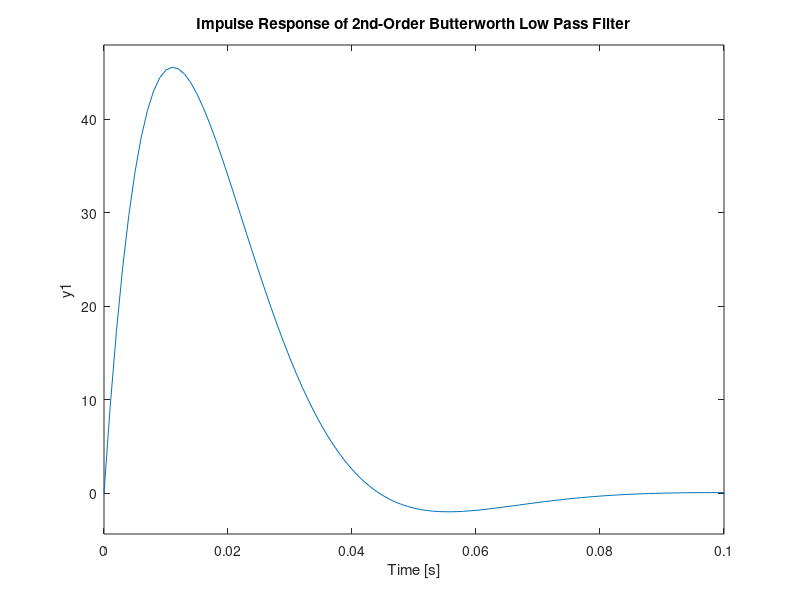
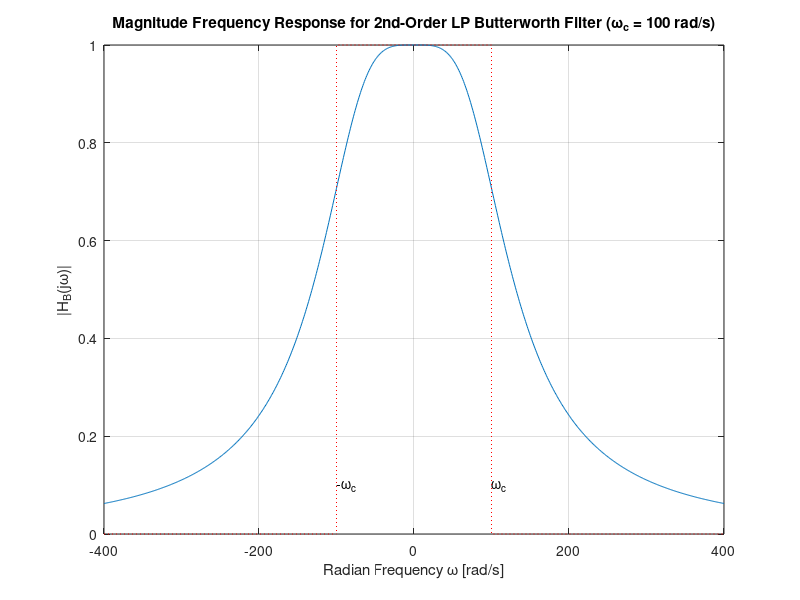
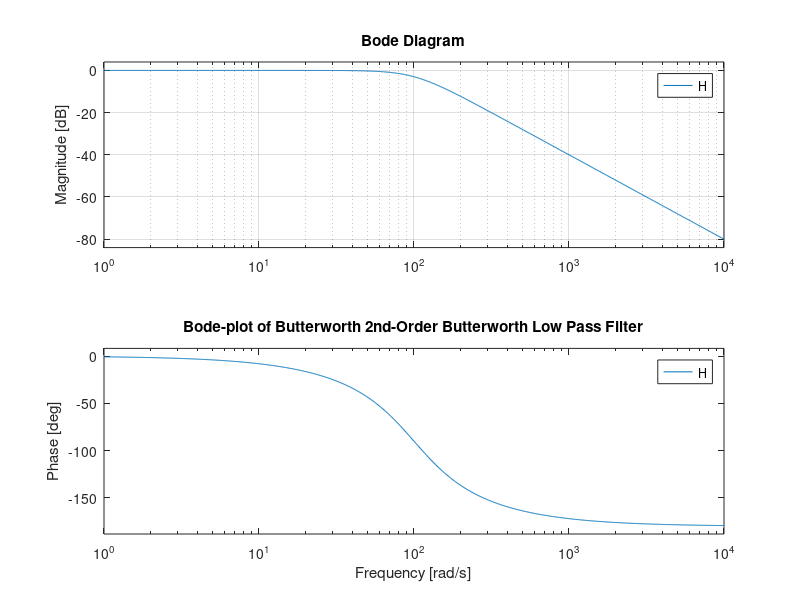
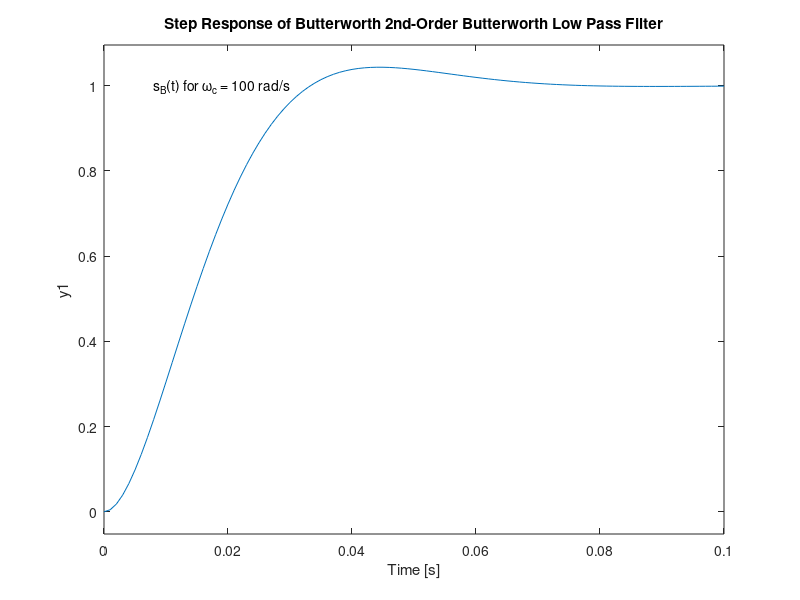

The MATLAB source for these figures, in order:
%% 2nd-Order LP Butterworth responses
%
% Prepared for EG-247 Signals and Systems
% by Dr Chris P. Jobling
wc = 100;
% Transfer function
H = tf(wc^2,[1, wc*sqrt(2), wc^2])
%% Impulse response
impulse(H,0.1)
grid
title('Impulse Response of 2nd-Order Butterworth Low Pass Filter')
%% Magnitude frequency response
figure
w = -400:400;
mHlp = 1./(sqrt(1 + (w./wc).^4));
plot(w,mHlp)
grid
ylabel('|H_B(j\omega)|')
title('Magnitude Frequency Response for 2nd-Order LP Butterworth Filter (\omega_c = 100 rad/s)')
xlabel('Radian Frequency \omega [rad/s]')
text(100,0.1,'\omega_c')
text(-100,0.1,'-\omega_c')
hold on
plot([-400,-100,-100,100,100,400],[0,0,1,1,0,0],'r:')
hold off
%% Bode plot
figure
bode(H)
grid
title('Bode-plot of Butterworth 2nd-Order Butterworth Low Pass Filter')
%% Step response
figure
step(H,0.1)
title('Step Response of Butterworth 2nd-Order Butterworth Low Pass Filter')
grid
text(0.008,1,'s_B(t) for \omega_c = 100 rad/s')
%% High-pass filter
figure
Hhp = 1 - H
bode(Hhp)
grid
title('Bode-plot of Butterworth 2nd-Order Butterworth High Pass Filter')
%% Magnitude frequency response
figure
w = -400:400;
plot(w,1-mHlp)
grid
ylabel('|H_B(j\omega)|')
title('Magnitude Frequency Response for 2nd-Order HP Butterworth Filter (\omega_c = 100 rad/s)')
xlabel('Radian Frequency \omega [rad/s]')
text(100,0.9,'\omega_c')
text(-100,0.9,'-\omega_c')
hold on
plot([-400,-100,-100,100,100,400],[0,0,1,1,0,0],'r:')
hold off
